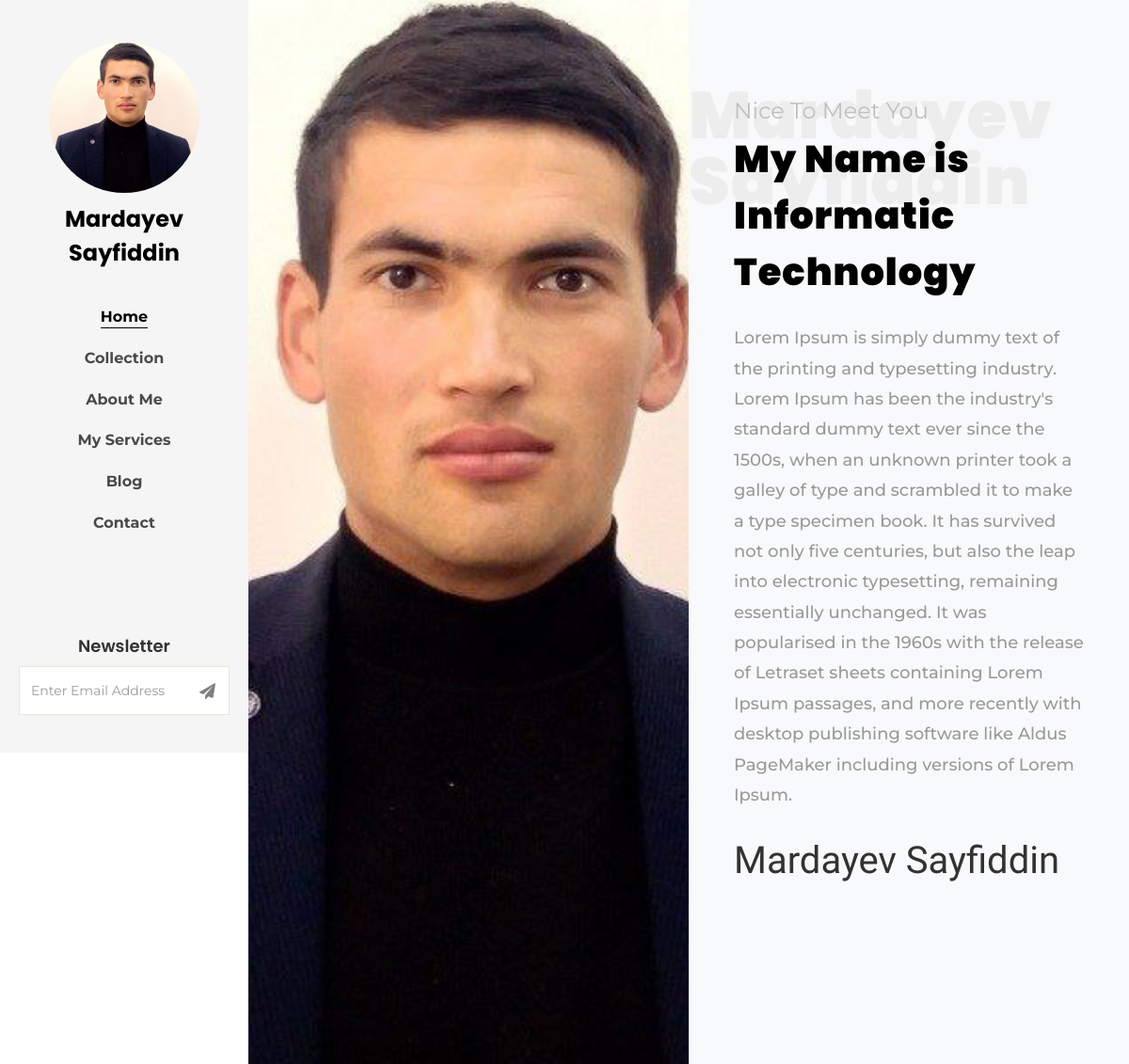
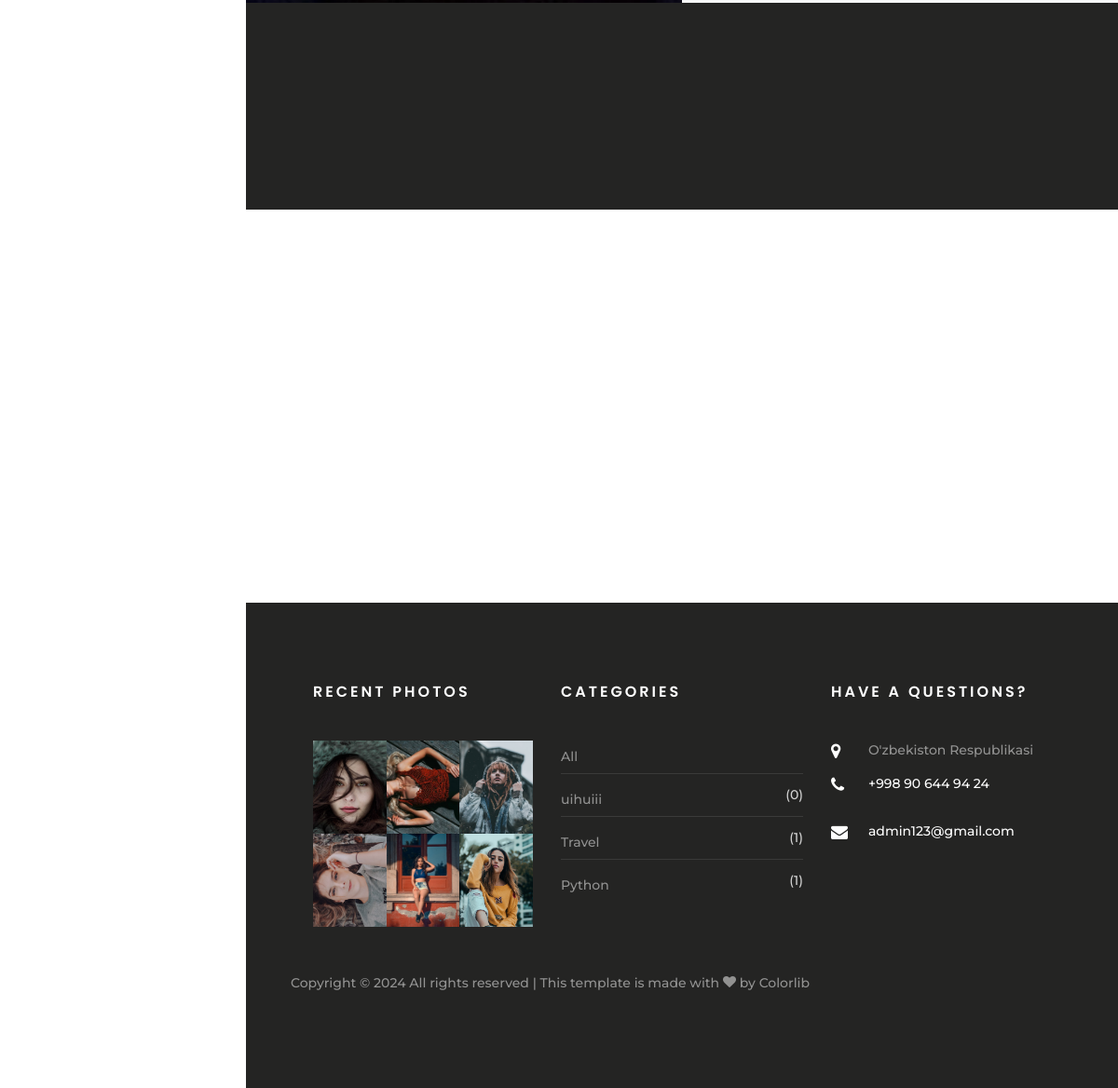
The page /about/ on the database its author committed (2 pictures, top to bottom).
### about/models.py (models this page shows, shortened)
class About(models.Model):
    full_name = models.CharField(max_length=202)
    title = models.CharField(max_length=202)
    image = models.ImageField(upload_to='about/')
    description = models.TextField()
    twitter = models.CharField(max_length=202, default='not_available')
    facebook = models.CharField(max_length=202)
    instagram = models.CharField(max_length=202)
    update_date = models.DateTimeField(auto_now=True)
    create_date = models.DateTimeField(auto_now_add=True)

### blog/models.py (models this page shows, shortened)
class Category(models.Model):
    title = models.CharField(max_length=202)

### contact/models.py (models this page shows, shortened)
class ContactMe(models.Model):
    address = models.CharField(max_length=202)
    phone = models.CharField(max_length=202)
    email = models.EmailField()
    website = models.CharField(max_length=202)

### about/views.py (the view)
# urls.py: path('', aboutView, name='about')
def aboutView(request):
    about = About.objects.all()
    category = Category.objects.all()
    section = Section.objects.all()
    blog = Blog.objects.all().order_by('-id')
    cat = request.GET.get('cat')
    if cat:
        blog = blog.filter(category__title__iexact=cat)
    contactme = ContactMe.objects.all()
    collection = Collection.objects.all().order_by('-id')[:5]
    context = {
        'abouts': about,
        'me': contactme,
        'blogs': blog,
        'categories': category,
        'collections': collection,
        'sections':section,
    }
    return render(request, 'about.html', context)

### templates/about.html (shortened to what this page needs)
{% extends 'base.html' %}
{% load static %}
{% block content %}
<div id="colorlib-main">
    <section class="ftco-section-no-padding bg-light">
        <div class="hero-wrap">
            {% for i in abouts %}
            <div class="d-flex">
                <div class="author-image text img p-md-5" style="background-image: url({{ i.image.url }});">
                </div>
                <div class="author-info text p-4 p-md-5 mt-5 mb-5">
                    <div class="desc">
                        <span class="subheading">Nice To Meet You</span>
                        <h1 class="big-letter">{{ i.full_name }}</h1>
                        <h1 class="mb-4"><span>My Name is {{ i.title }}</span></h1>
                        <p class="mb-4">{{ i.description }}</p>
                        <h3 class="signature h1">{{ i.full_name }}</h3>
                        <ul class="ftco-social mt-3">
                        </ul>
                    </div>
                </div>
            </div>
            {% endfor %}
        </div>
    </section>
    <section class="ftco-section ftco-counter img" id="section-counter"
             style="background-image: url(images/bg_1.jpg);">
        <div class="container">
            <div class="row justify-content-start">
                <div class="col-md-10">
                    <div class="row">
                    </div>
                </div>
            </div>
        </div>
    </section>
    <section class="ftco-section instagram">
        <div class="container">
            <div class="row justify-content-center mb-2 pb-3">
            </div>
            <div class="row no-gutters">
            </div>
        </div>
    </section>
    {% endblock %}

### templates/base.html (shortened to what this page needs)
<!DOCTYPE html>
{% load static %}
<html lang="en">
<head>
    <link rel="stylesheet" href="{% static 'css/open-iconic-bootstrap.min.css' %}">
    <link rel="stylesheet" href="{% static 'css/animate.css' %}">
    <link rel="stylesheet" href="{% static 'css/owl.carousel.min.css' %}">
    <link rel="stylesheet" href="{% static 'css/owl.theme.default.min.css' %}">
    <link rel="stylesheet" href="{% static 'css/magnific-popup.css' %}">
    <link rel="stylesheet" href="{% static 'css/aos.css' %}">
    <link rel="stylesheet" href="{% static 'css/ionicons.min.css' %}">
    <link rel="stylesheet" href="{% static 'css/bootstrap-datepicker.css' %}">
    <link rel="stylesheet" href="{% static 'css/jquery.timepicker.css' %}">
    <link rel="stylesheet" href="{% static 'css/flaticon.css' %}">
    <link rel="stylesheet" href="{% static 'css/icomoon.css' %}">
    <link rel="stylesheet" href="{% static 'css/style.css' %}">
</head>
<body>
<div id="colorlib-page">
    <aside id="colorlib-aside" role="complementary" class="js-fullheight text-center">
        {% for i in abouts %}
        <h1 id="colorlib-logo"><a href="{% url 'index' %}"><span class="img"
                                                                 style="background-image: url({{ i.image.url }});">
            </span>{{ i.full_name }}</a></h1>
        {% endfor %}
        <nav id="colorlib-main-menu" role="navigation">
            <ul>
                <li class="colorlib-active"><a href="{% url 'index' %}">Home</a></li>
                <li><a href="{% url 'collection' %}">Collection</a></li>
                <li><a href="{% url 'about' %}">About Me</a></li>
                <li><a href="{% url 'service' %}">My Services</a></li>
                <li><a href="{% url 'blog' %}">Blog</a></li>
                <li><a href="{% url 'contact' %}">Contact</a></li>
            </ul>
        </nav>
        <div class="colorlib-footer">
            <h3>Newsletter</h3>
            <div class="d-flex justify-content-center">
                <form action="#" class="colorlib-subscribe-form">
                    <div class="form-group d-flex">
                        <div class="icon"><span class="icon-paper-plane"></span></div>
                        <input type="text" class="form-control" placeholder="Enter Email Address">
                    </div>
                </form>
            </div>
        </div>
    </aside>
    {% block content %}
    {% endblock %}
    <footer class="ftco-footer ftco-bg-dark ftco-section">
        <div class="container px-md-5">
            <div class="row mb-5">
                <div class="col-md">
                    <div class="ftco-footer-widget mb-4 ml-md-4">
                        <h2 class="ftco-heading-2">Recent Photos</h2>
                        <ul class="list-unstyled photo">
                            <li><a href="#" class="img" style="background-image: url({% static 'images/image_1.jpg' %});"></a></li>
                            <li><a href="#" class="img" style="background-image: url({% static 'images/image_2.jpg' %});"></a></li>
                            <li><a href="#" class="img" style="background-image: url({% static 'images/image_3.jpg' %});"></a></li>
                            <li><a href="#" class="img" style="background-image: url({% static 'images/image_4.jpg' %});"></a></li>
                            <li><a href="#" class="img" style="background-image: url({% static 'images/image_5.jpg' %});"></a></li>
                            <li><a href="#" class="img" style="background-image: url({% static 'images/image_6.jpg' %});"></a></li>
                        </ul>
                    </div>
                </div>
                <div class="col-md">
                    <div class="ftco-footer-widget mb-4">
                        <h2 class="sidebar-heading">Categories</h2>
                        <ul class="categories">
                            <li><a href="{% url 'blog' %}?cat= ">All</a></li>
                            {% for i in categories %}
                            <li><a href="{% url 'blog' %}?cat={{ i.title }}">{{ i.title }} <span>({{ i.category.count }})</span></a>
                            </li>
                            {% endfor %}
                        </ul>
                    </div>
                </div>
                <div class="col-md">
                    <div class="ftco-footer-widget mb-4">
                        <h2 class="ftco-heading-2">Have a Questions?</h2>
                        {% for i in me %}
                        <div class="block-23 mb-3">
                            <ul>
                                <li><span class="icon icon-map-marker"></span><span class="text">{{ i.address }}</span>
                                </li>
                                <li><a href="#"><span class="icon icon-phone"></span><span
                                        class="text">{{ i.phone }}</span></a>
                                </li>
                                <li><a href="otajonbozorboyev571@gmail.com"><span
                                        class="icon icon-envelope"></span><span class="text">
                                    {{ i.email }}</span></a></li>
                            </ul>
                        </div>
                        {% endfor %}
                    </div>
                </div>
            </div>
            <div class="row">
                <div class="col-md-12">
                    <p>
                        Copyright &copy;
                        All rights reserved | This template is made with <i class="icon-heart"
                                                                            aria-hidden="true"></i> by <a
                            href="https://colorlib.com/" target="_blank">Colorlib</a>
                    </p>
                </div>
            </div>
        </div>
    </footer>
</div>
</div>
</body>
</html>

### static/css/icomoon.css (style rules this page uses)
[class^="icon-"], [class*=" icon-"] { font-family: 'icomoon' !important; speak: none; font-style: normal; font-weight: normal; font-variant: normal; text-transform: none; line-height: 1; -webkit-font-smoothing: antialiased; -moz-osx-font-smoothing: grayscale; }
.icon-heart:before { content: "\f004"; }
.icon-map-marker:before { content: "\f041"; }
.icon-phone:before { content: "\f095"; }
.icon-envelope:before { content: "\f0e0"; }
.icon-paper-plane:before { content: "\f1d8"; }

### rows shown on the page
About: image (picture), full_name "Mardayev Sayfiddin", title "Informatic Technology", description "Lorem Ipsum is simply dummy text of the printing and typesetting industry. Lorem Ipsum has been the industry's standard dummy text ever since the 1500s, when an unknown printer took a galley of type and scrambled it to make a type specimen book. It has survived not only five centuries, but also the leap into electronic typesetting, remaining essentially unchanged. It was popularised in the 1960s with the release of Letraset sheets containing Lorem Ipsum passages, and more recently with desktop publishing software like Aldus PageMaker including versions of Lorem Ipsum."
Category: title "uihuiii", category.count "0"
Category: title "Travel", category.count "1"
Category: title "Python", category.count "1"
ContactMe: address "O'zbekiston Respublikasi", phone "+998 90 644 94 24", email "admin123@gmail.com"
